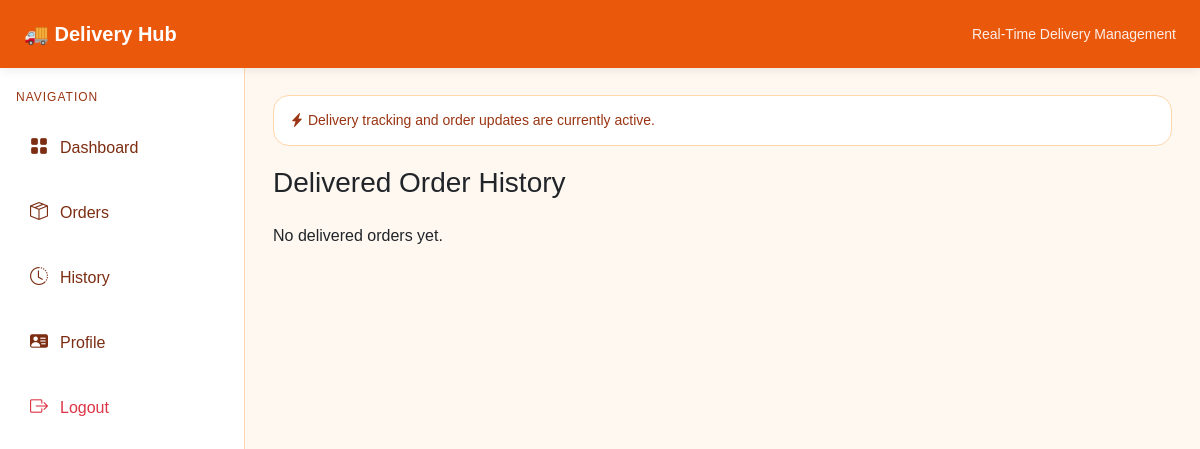
Page /delivery/delivery-history/ (signed in) on the earlier database version.
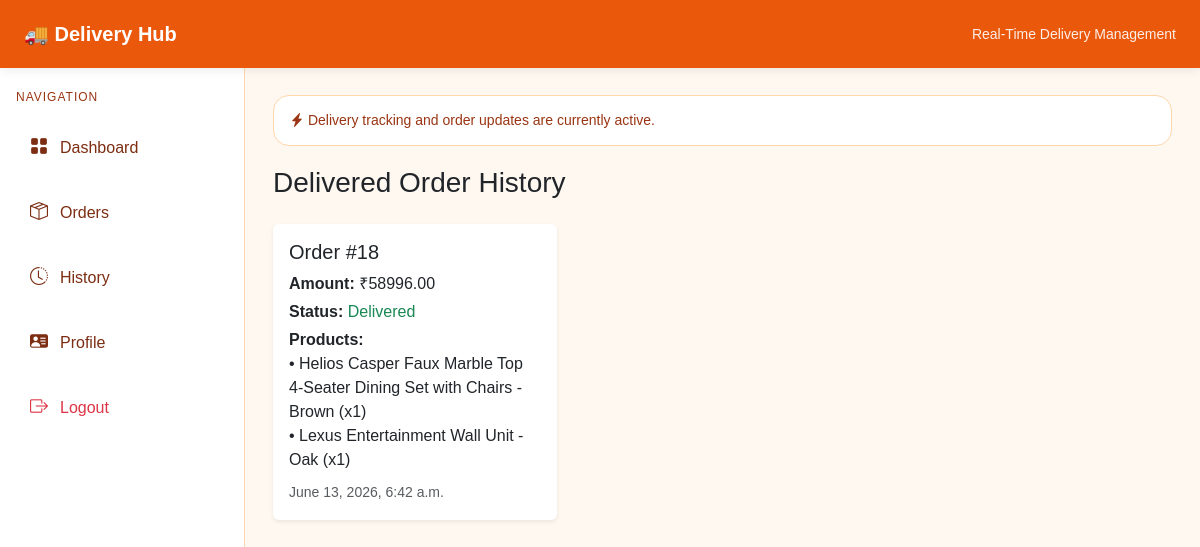
Same page on the later database version.
### customerApp/models.py (models this page shows)
class Order(models.Model):
    order_id = models.AutoField(primary_key=True)
    customer = models.ForeignKey('guestApp.Customer', on_delete=models.CASCADE)
    total_amount = models.DecimalField(max_digits=10, decimal_places=2)
    order_date = models.DateTimeField(auto_now_add=True)
    status = models.CharField(max_length=50, default="Pending")

class OrderItem(models.Model):
    order_item_id = models.AutoField(primary_key=True)  # explicit id
    order = models.ForeignKey(Order, on_delete=models.CASCADE)
    product = models.ForeignKey('adminApp.Product', on_delete=models.CASCADE)
    quantity = models.IntegerField()
    price = models.DecimalField(max_digits=10, decimal_places=2)

### adminApp/models.py (models this page shows)
class Product(models.Model):
    ProductId = models.AutoField(primary_key=True)
    ProductName = models.CharField(max_length=200)
    ProductDescription = models.TextField()
    ProductImage = models.ImageField(upload_to='products/', null=True, blank=True)
    ProductPrice = models.DecimalField(max_digits=10, decimal_places=2)
    stock = models.IntegerField(default=0)
    category = models.ForeignKey(Category, on_delete=models.CASCADE, related_name='products')

### deliveryboyApp/views.py (the view)
def deliveryHistory(request):
    orders = Order.objects.filter(status="Delivered", payment__status="Paid").distinct()
    return render(request, "deliveryboy/orderHistory.html", {"orders": orders})

### templates/deliveryboy/orderHistory.html
{% extends "deliveryboyHeaderFooter.html" %}
{% block content %}
<h3 class="mb-4">Delivered Order History</h3>
<div class="row">
  {% for o in orders %}
  <div class="col-md-4 mb-3">
    <div class="card shadow-sm border-0">
      <div class="card-body">
        <h5>Order #{{ o.order_id }}</h5>
        <p class="mb-1"><b>Amount:</b> ₹{{ o.total_amount }}</p>
        <p class="mb-1"><b>Status:</b>
          <span class="text-success">Delivered</span>
        </p>
        <p class="mb-2">
          <b>Products:</b><br>
          {% for item in o.orderitem_set.all %}
            • {{ item.product.ProductName }} (x{{ item.quantity }})<br>
          {% endfor %}
        </p>
        <small class="text-muted">
          {{ o.order_date }}
        </small>
      </div>
    </div>
  </div>
  {% empty %}
    <p>No delivered orders yet.</p>
  {% endfor %}
</div>
{% endblock %}

Differences in the rows shown:
added Order: order_id "18", total_amount "58996.00", order_date "June 13, 2026, 6:42 a.m."
added OrderItem: product.ProductName "Helios Casper Faux Marble Top 4-Seater Dining Set with Chairs - Brown", quantity "1"
added OrderItem: product.ProductName "Lexus Entertainment Wall Unit - Oak", quantity "1"
Other differences:
text no longer shown: "No delivered orders yet."
